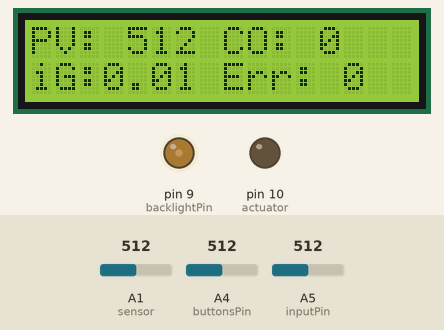
This sketch was run on a simulated Arduino Uno, built with avr-gcc and run on an emulated ATmega328P. On the bench: 16×2 character LCD, output pins drawn as LEDs (lit = HIGH). The test bench sets the inputs (shaded band); at power-on: A1 (sensor) = 512, A4 (buttonsPin) = 512, A5 (inputPin) = 512. What the sketch prints to the serial monitor is not drawn.

Above: at 1.2 s.
1.3 s: A1 (sensor) set to 993
At 1.8 s:
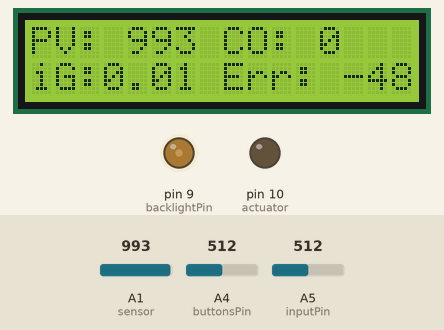
2.8 s: A1 (sensor) set to 1010
At 3.6 s:
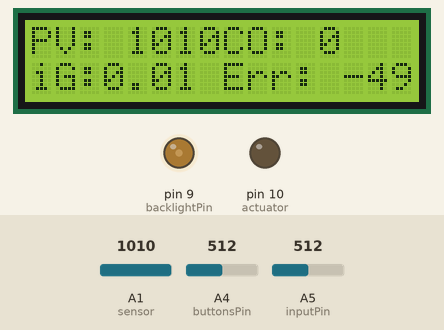
4.3 s: A4 (buttonsPin) set to 431
5.8 s: A4 (buttonsPin) set to 408
At 7.0 s:
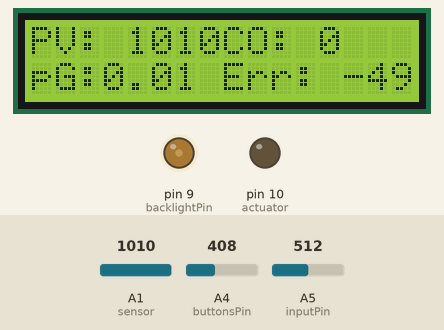
7.3 s: A4 (buttonsPin) set to 634
At 8.0 s:
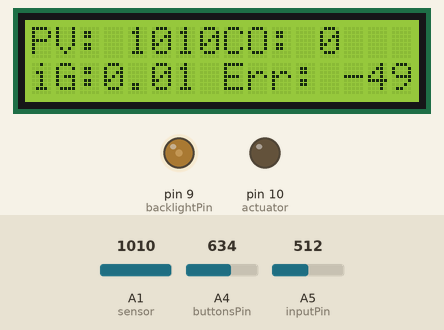
10.3 s: A4 (buttonsPin) set to 657
At 16.0 s:
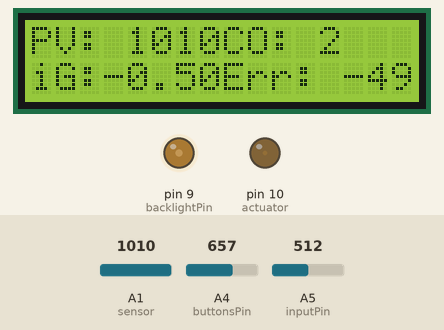
Timing chart, 0 to 17.5 s (numbered marks = the images above; inputs shaded):
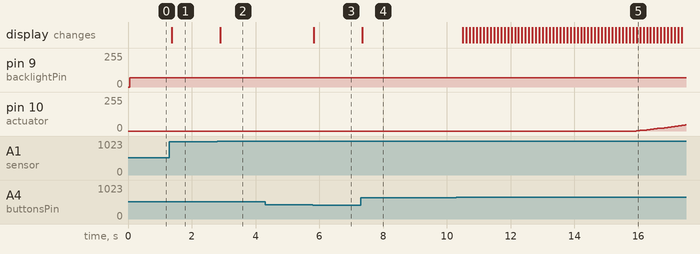

The sketch:

Pgain-Igain.ino
```cpp
/* This code controls a process based on a desired setpoint using a Proportional-Integral (PI)
control algorithm. It gathers analog data from a sensor to assess the process's current
state, adjusts the control output to minimize the error between the setpoint and process variable,
and displays relevant information on the LCD. This code allows the user to interact with the system
and adjust the contol behaviour by modifying the proportional gain or integral gain.*/

#include <LiquidCrystal.h>

const int buttonsPin = A4;  // All four buttons are connected to one analogInput ( A4)
int buttonsValue = 0;       // declare button value that ranges from 0-1024
int screenState = 0;        // declare screen state

const int rs = 12, en = 11, d4 = 5, d5 = 4, d6 = 3, d7 = 2;
LiquidCrystal lcd(rs, en, d4, d5, d6, d7);
int backlightPin = 9;   // Pin for controlling LCD backlight
int contrast = 70;      // Pin for controlling LCD backlight

int setPoint = 0;   // declare Setpoint
float gainplus;     // declare added value for P Gain
float gainminus;    // declare subtracted value for P Gain
float iGplus;       // declare added value for I Gain
float iGminus;      // declare subtracted value for I Gain

int sensor = A1;    // Setting the pin for the sensor
int inputPin = A5;    // Potentiometer connected to A5 for inputValue between 0-1024
int actuator = 10;    // Select the pin for the LED
int PV = 0;           //  The process variable / LDR value
int CO = 0;           // Control output value
int Error = 0;        // declare variable to store the error
float pGain = 0.01;   // declare the Proportional Gain variable
float iGain = 0.01;   // declare the Integral Gain variable
int integralAction;   // declare the intergral action
unsigned long previousMillis = 0; // declare variable
const long interval = 100;  //declare the integral in which the arduino performs the control of the loop
unsigned long currentMillis;  // declare the variable to store the current millis value


void setup() {
  // Set up the actuator pin as an output
  pinMode(actuator, OUTPUT);

  // Initialize serial communication at a baud rate of 9600
  Serial.begin(9600);

  // Initialize the LCD with 16 columns and 2 rows
  lcd.begin(16, 2);

  // Set the backlight pin as an output
  pinMode(backlightPin, OUTPUT);

}

void loop() {
// Set the backlight brightness using the contrast value
analogWrite(backlightPin, contrast);

// Read the analog sensor value (PV) between 0-1024
  PV = analogRead(sensor);

// Read the input value between 0-1024
  setPoint = analogRead(inputPin);

// Read the current millis value
  currentMillis = millis();

if (currentMillis - previousMillis >= interval) {

  previousMillis = currentMillis;
  Error = setPoint-PV;                // Error is SP-PV
  integralAction = (integralAction + Error);    // the integral is the accumulation of the error
  CO = (pGain*Error)+(iGain*integralAction)/100;  // the controller output is P control + I control
                                                  // divide by 100 for better result in output as it ranges in low decimal value

  if (CO >255) {
    CO = 255;       // putting Cap on the max value to not exceed 255
  }

    if (CO<0) {
      CO = 0;       // putting Cap on the min value not to be less than 0
    }
  }

// Set the actuator output based on the control output
analogWrite(actuator, CO);

// Handle button presses and update setpoint or P Gai
if(screenState == 3) {
  // If button 4 is pressed on screen 3, increase the value in P Gain by 0.01
  if (buttonsValue < 800 && buttonsValue > 750) {
    gainplus = pGain + 0.01;
    pGain = gainplus;
  }
  // If button 4 is pressed on screen 3, decrease the value in P Gain by 0.01
  else if (buttonsValue < 749 && buttonsValue > 650) {
      gainminus = pGain - 0.01;
      pGain = gainminus;
  }
}

if(screenState == 2) {
  // If button 4 is pressed on screen 2, increase the value in I Gain by 0.01
  if (buttonsValue < 800 && buttonsValue > 750) {
    iGplus = iGain + 0.01;
    iGain = iGplus;
  }
  // If button 4 is pressed on screen 2, decrease the value in I Gain by 0.01
  else if (buttonsValue < 749 && buttonsValue > 650) {
      iGminus = iGain - 0.01;
      iGain = iGminus;
  }
}


screenSwitch ();
switch(screenState) {
  case 3:         // On the LCD, show the value of PV, CO, Error and variable P gain
    lcd.clear();
    lcd.setCursor(0, 0);
    lcd.print("PV: ");
    lcd.print(PV);
    lcd.setCursor(8, 0);
    lcd.print("CO: ");
    lcd.print(CO);

    lcd.setCursor(0, 1);
    lcd.print("pG:");
    lcd.print(pGain);
    lcd.setCursor(8, 1);
    lcd.print("Err: ");
    lcd.print(Error);
      break;

  case 2:     // On the LCD, show the value of PV, CO, Error and variable I gain
    lcd.clear();
    lcd.setCursor(0, 0);
    lcd.print("PV: ");
    lcd.print(PV);
    lcd.setCursor(8, 0);
    lcd.print("CO: ");
    lcd.print(CO);

    lcd.setCursor(0, 1);
    lcd.print("iG:");
    lcd.print(iGain);
    lcd.setCursor(8, 1);
    lcd.print("Err: ");
    lcd.print(Error);
      break;

}

// Print the values on serial Monitor to obtain garph on serial plotter
Serial.print(setPoint);
Serial.print(",");
Serial.print(PV);
Serial.print(",");
Serial.print(CO);
Serial.print(",");
Serial.print(pGain);
Serial.print(",");
Serial.print(iGain);
Serial.println();

delay(100);

}


void screenSwitch () {
  // Read the value of the buttons from the analog pin
  buttonsValue = analogRead(buttonsPin);

  // Switch the screen state based on the button value range

  // If button 2 is pressed, swtich the LCD screen to screen 2
  if (buttonsValue < 649 && buttonsValue > 425) {
    // Set the screen state to 2
    screenState = 2;
    //delay(100);
  }

  // If button 1 is pressed, swtich the LCD screen to screen 3
  if (buttonsValue < 425 && buttonsValue >= 0) {
    // Set the screen state to 3
    screenState = 3;
    //delay(100);
  }


}
```

Measured:
- the behaviour switches between 425 and 424 on A4 (buttonsPin) (found by bisection; images 2 and 3)
- after the input at 1.3 s, the display: changes after 0.07 s (image 1)
- after the input at 2.8 s, the display: changes after 0.09 s (image 2)
- after the input at 4.3 s, every drawn part: stays the same
- after the input at 5.8 s, the display: changes at once (image 3)
- after the input at 7.3 s, the display: changes after 0.05 s (image 4)
- after the input at 10.3 s, pin 10 (actuator): moves from 0/255 to 48/255 over 1.5 s, starting after 5.6 s; the display: first changes after 0.20 s (image 5 shows a later state)
